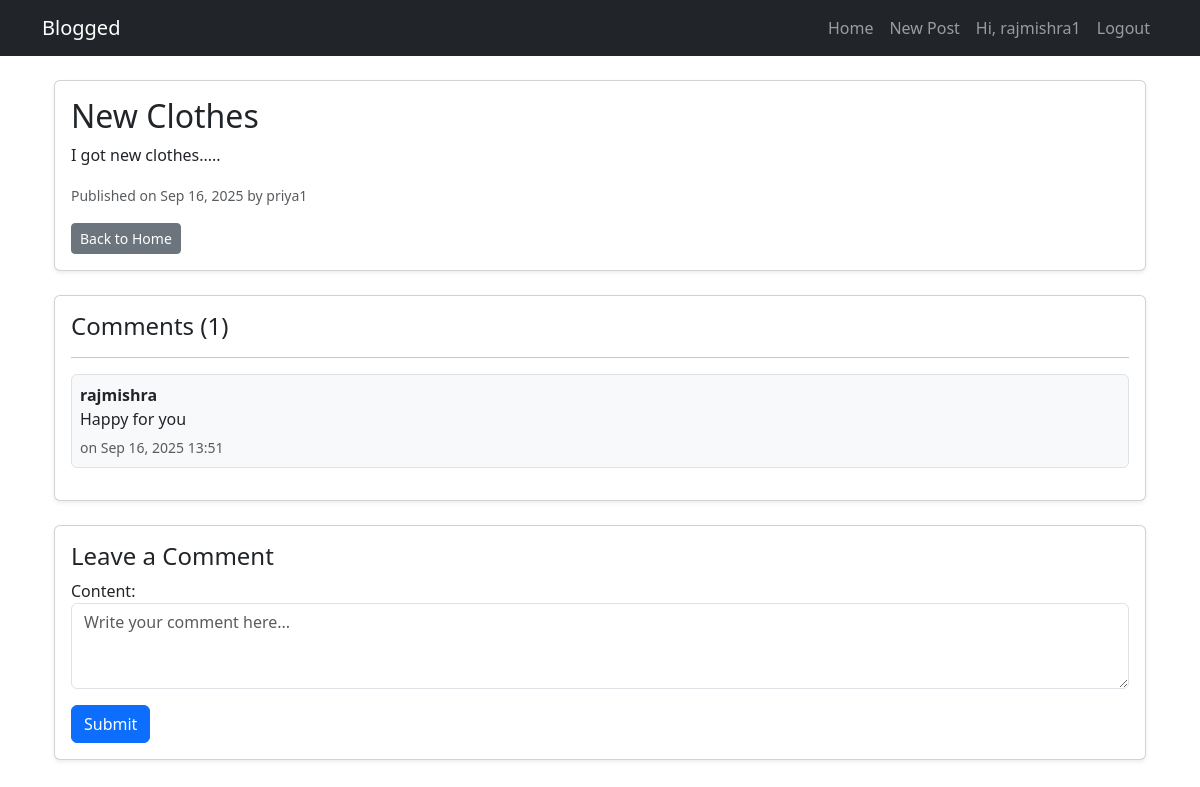
Screenshot of /post/3/ (signed in) with the database file from the repository.
### blog/models.py (models this page shows, shortened)
class Post(models.Model):
    user = models.ForeignKey(User, on_delete=models.CASCADE, related_name="posts")
    title = models.CharField(max_length=255)
    content = models.TextField()
    created_at = models.DateTimeField(auto_now_add=True)
    class Meta:
        ordering = ('-created_at',)

class Comment(models.Model):
    post = models.ForeignKey(Post, related_name='comments', on_delete=models.CASCADE)
    user = models.ForeignKey(User, on_delete=models.CASCADE, related_name="comments")
    content = models.TextField()
    created_at = models.DateTimeField(auto_now_add=True)
    class Meta:
        ordering = ('-created_at',)

### blog/views.py (the view)
# urls.py: path('post/<int:pk>/', views.post_detail, name='post-detail'),
@login_required
def post_detail(request, pk):
    post = get_object_or_404(Post, pk=pk)
    if request.method == "POST":
        form = CommentForm(request.POST)
        if form.is_valid():
            comment = form.save(commit=False)
            comment.post = post
            comment.user = request.user
            comment.save()
            messages.success(request, "Comment added successfully!")
            return redirect("post-detail", pk=post.pk)
    else:
        form = CommentForm()
    return render(request, "blog/post_detail.html", {"post": post, "form": form})

### blog/forms.py
class CommentForm(forms.ModelForm):
    class Meta:
        model = Comment
        fields = ['content']
        widgets = {
            'content': forms.Textarea(attrs={'rows': 3, 'placeholder': 'Write your comment here...'}),
        }

### blog/templates/blog/post_detail.html (shortened to what this page needs)
{% extends "blog/base.html" %}
{% load widget_tweaks %}
{% block content %}
<div class="container mt-4">
  <div class="card shadow-sm mb-4">
    <div class="card-body">
      <h2 class="card-title">{{ post.title }}</h2>
      <p class="card-text">{{ post.content }}</p>
      <small class="text-muted">
        Published on {{ post.created_at|date:"M d, Y" }} by {{ post.user.username }}
      </small>
      <br>
      <a href="{% url 'index' %}" class="btn btn-secondary btn-sm mt-3">Back to Home</a>
    </div>
  </div>
  <div class="card shadow-sm mb-4">
    <div class="card-body">
      <h4 class="card-title">Comments ({{ post.comments.count }})</h4>
      <hr>
      {% for comment in post.comments.all %}
        <div class="mb-3 p-2 border rounded bg-light">
          <strong>{{ comment.user.username }}</strong><br>
          <p class="mb-1">{{ comment.content }}</p>
          <small class="text-muted">on {{ comment.created_at|date:"M d, Y H:i" }}</small>
        </div>
      {% empty %}
        <p class="text-muted">No comments yet. Be the first one!</p>
      {% endfor %}
    </div>
  </div>
  {% if user.is_authenticated %}
    <div class="card shadow-sm">
      <div class="card-body">
        <h4 class="card-title">Leave a Comment</h4>
        <form method="POST">
          <div class="mb-3">
            {{ form.content.label_tag }}
            {{ form.content|add_class:"form-control" }}
          </div>
          <button type="submit" class="btn btn-primary">Submit</button>
        </form>
      </div>
    </div>
  {% else %}
    <div class="alert alert-info">
      <a href="{% url 'login' %}">Login</a> to leave a comment.
    </div>
  {% endif %}
</div>
{% endblock %}

### blog/templates/blog/base.html (shortened to what this page needs)
<!doctype html>
<html lang="en">
  <head>
    <link href="https://cdn.jsdelivr.net/npm/bootstrap@5.3.8/dist/css/bootstrap.min.css" rel="stylesheet">
  </head>
  <body>
    <nav class="navbar navbar-expand-lg navbar-dark bg-dark">
      <div class="container">
        <a class="navbar-brand" href="{% url 'index' %}">Blogged</a>
        <div class="collapse navbar-collapse" id="navbarNav">
          <ul class="navbar-nav ms-auto">
            <li class="nav-item">
              <a class="nav-link {% if request.resolver_match.url_name == 'index' %}active{% endif %}" href="{% url 'index' %}">Home</a>
            </li>
            {% if user.is_authenticated %}
              <li class="nav-item">
                <a class="nav-link {% if request.resolver_match.url_name == 'post-create' %}active{% endif %}" href="{% url 'post-create' %}">New Post</a>
              </li>
              <li class="nav-item">
                <span class="nav-link">Hi, {{ user.username }}</span>
              </li>
              <li class="nav-item">
                <a class="nav-link" href="{% url 'logout' %}">Logout</a>
              </li>
            {% endif %}
          </ul>
        </div>
      </div>
    </nav>
    <div class="container mt-4">
      {% block content %}{% endblock %}
    </div>
  </body>
</html>

### rows the page displays
Post: title "New Clothes", content "I got new clothes.....", created_at "Sep 16, 2025", user.username "priya1", comments.count "1"
Comment: user.username "rajmishra", content "Happy for you", created_at "Sep 16, 2025 13:51"

### other values shown
{{ user.username }} "rajmishra1"
